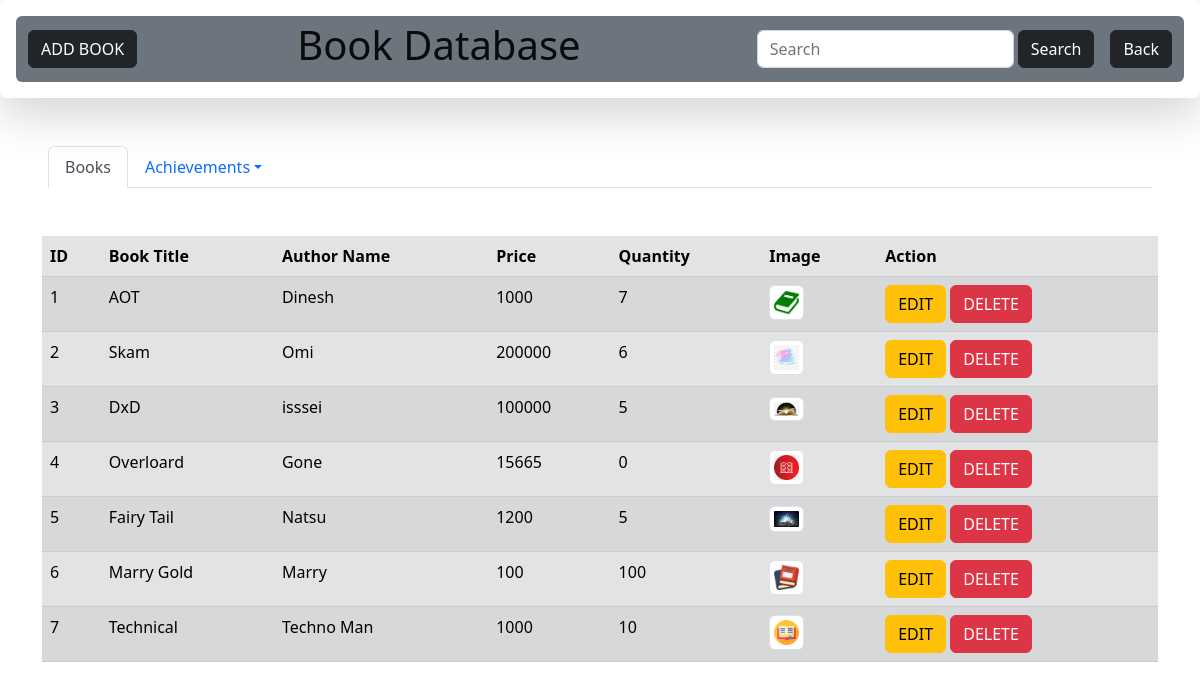
Page /dashboard.php on the committed database.
### tables this page shows
CREATE TABLE `books` (
  `id` int(10) NOT NULL,
  `bname` varchar(20) DEFAULT NULL,
  `aname` varchar(20) DEFAULT NULL,
  `price` int(10) DEFAULT NULL,
  `file` varchar(20) DEFAULT NULL,
  `quantity` int(10) DEFAULT NULL
);

### dashboard.php (the view, shortened to what this page needs)
<?php
  require_once('conn.php');
  if(!empty($_GET['sbook'])){
    $sbook=$_GET['sbook'];
    $sql1 = "SELECT * FROM `books` where lower(bname) = lower('$sbook')";
    $result = $conn->query($sql1);
  }
  else{
  $sql1 = "SELECT * FROM `books`";
  $result = $conn->query($sql1);
}
?>
<!DOCTYPE html>
<html lang="en">
<head>
    <link href="https://cdn.jsdelivr.net/npm/bootstrap@5.2.3/dist/css/bootstrap.min.css" rel="stylesheet">
</head>
<body>
<nav class="navbar  shadow-lg p-3 mb-5 bg-body rounded">
    <div class="container-fluid bg-secondary text-white rounded">
    <a href="index.html" class=" btn btn-dark">ADD BOOK</a>
    <a class="navbar-brand" href="dashboard.php"><h1>Book Database</h1></a>
      <form class="d-flex" action="" method="GET">
        <input type="text" class="form-control" id="sbook" name="sbook" placeholder="Search">
        <button class="btn btn-dark ms-1" type="submit" id="search" name="search" >Search</button>
        <a href="web.php" class="btn btn-dark ms-3">Back</a>
        </form>
    </div>
</nav>
<ul class="nav nav-tabs mx-5">
  <li class="nav-item">
    <a class="nav-link active" aria-current="page" href="">Books</a>
  </li>
  <li class="nav-item dropdown">
    <a class="nav-link dropdown-toggle" data-bs-toggle="dropdown"  role="button" aria-expanded="false">Achievements</a>
  </li>
</ul>
<div class=" container my-5">
    <table class="table table-secondary table-striped table-hover mt-2">
    <thead>
      <tr>
        <th scope="col">ID</th>
        <th scope="col">Book Title</th>
        <th scope="col">Author Name</th>
        <th scope="col">Price</th>
        <th scope="col">Quantity</th>
        <th scope="col">Image</th>
        <th scope="col">Action</th>
      </tr>
    </thead>
    <tbody>
        <?php
        if ($result->num_rows > 0) {
          while($row = $result->fetch_assoc()) {
            echo "<tr><td>" . $row['id'] . "</td>";
            echo "<td>" . $row['bname'] . "</td>";
            echo "<td>" . $row['aname'] . "</td>";
            echo "<td>" . $row['price'] . "</td>";
            echo "<td>" . $row['quantity'] . "</td>";
            echo "<td> <img src='book_img/".$row['file']."' class='img-thumbnail rounded ' style='width:35px; height:30px>'</td>";
            echo "<td> <a href='update.php?id=";?><?= $row['id']?><?php echo "' class='btn btn-warning' onclick=''>EDIT</a> <a href='data.php?id=";?><?= $row['id']?><?php echo "' class='btn btn-danger '>DELETE</a> </td></tr>";
          }
        }
        ?>
    </tbody>
</table>
</div>
</body>
</html>

### rows in the picture
books: id "1", bname "AOT", aname "Dinesh", price "1000", quantity "7", file (picture)
books: id "2", bname "Skam", aname "Omi", price "200000", quantity "6", file (picture)
books: id "3", bname "DxD", aname "isssei", price "100000", quantity "5", file (picture)
books: id "4", bname "Overloard", aname "Gone", price "15665", quantity "0", file (picture)
books: id "5", bname "Fairy Tail", aname "Natsu", price "1200", quantity "5", file (picture)
books: id "6", bname "Marry Gold", aname "Marry", price "100", quantity "100", file (picture)
books: id "7", bname "Technical", aname "Techno Man", price "1000", quantity "10", file (picture)
